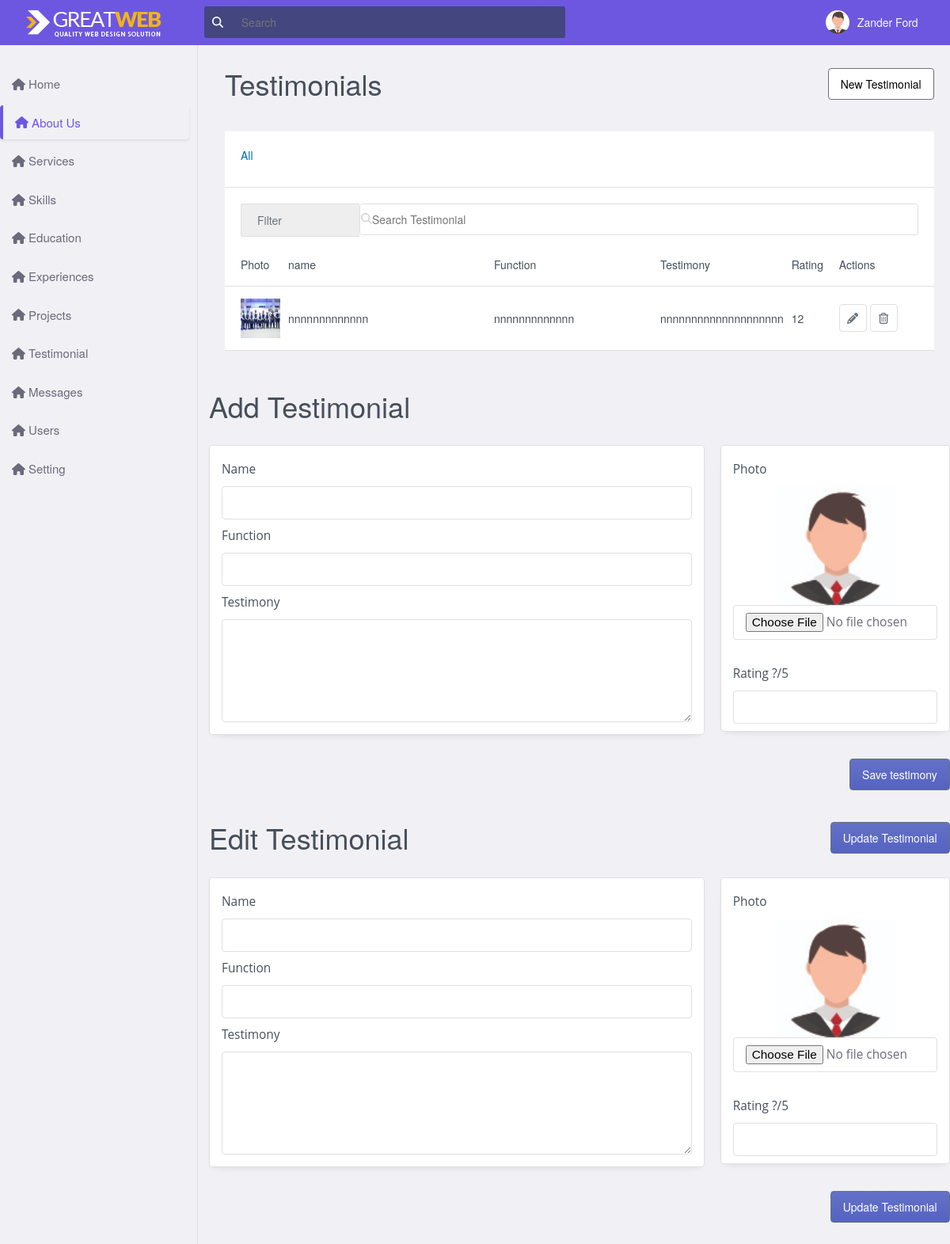
The app's page /admin/testimonial.php with its own data.
### tables this page shows
CREATE TABLE `testimonial` (
  `id` int(11) NOT NULL,
  `Name` varchar(100) DEFAULT NULL,
  `Function` varchar(100) DEFAULT NULL,
  `Testimony` text DEFAULT NULL,
  `Image` varchar(50) DEFAULT NULL,
  `Rating` varchar(10) DEFAULT NULL
);

### admin/testimonial.php (the view, shortened to what this page needs)
<!DOCTYPE html>
    <html lang="en">
    <?php
    include "include/header.php";
    ?>
    <body>
        <?php
        include "include/menu.php";
        ?>
        <main class="main">
            <div class="main__sideNav"></div>
            <div class="main__content">
            <section class="testimonials section" id="testimonials">
                <div class="testimonials_container">
                    <div class="titlebar">
                        <div class="titlebar_item">
                            <h1>Testimonials </h1>
                        </div>
                        <div class="titlebar_item">
                            <div class="btn btn__open--modal">
                                New Testimonial
                            </div>
                        </div>
                    </div>
                    <div class="table">
                        <div class="table_filter">
                            <div>
                                <ul class="table_filter-list">
                                    <li>
                                        <p class="table_filter-link table_filter-link--active">
                                            All
                                        </p>
                                    </li>
                                </ul>
                            </div>
                        </div>
                        <div class="table_search">
                            <div class="table_search-wrapper">
                                <select class="table_search-select" name="" id="">
                                    <option value="">Filter</option>
                                </select>
                            </div>
                            <div class="relative">
                                <i class="table_search-input--icon fas fa-search "></i>
                                <input class="table_search--input" type="text" placeholder="Search Testimonial">
                            </div>
                        </div>
                        <div class="testimonial_table-heading">
                            <p>Photo</p>
                            <p>name</p>
                            <p>Function</p>
                            <p>Testimony</p>
                            <p>Rating</p>
                            <p>Actions</p>
                        </div>
                        <?php
                        include "include/connection.php";
                        $sel=mysqli_query($con, "SELECT * FROM testimonial");
                        if(mysqli_num_rows($sel)>0){
                            while($rows=mysqli_fetch_array($sel)){
                                ?>
                        <div class="testimonial_table-items">
                            <p>
                                <img src="uploads/<?php echo $rows['Image'] ?>" alt="" class="testimonial_img-list">
                            </p>
                            <p><?php echo $rows['Name'] ?></p>
                            <p><?php echo $rows['Function'] ?></p>
                            <p><?php echo $rows['Testimony'] ?></p>
                            <p><?php echo $rows['Rating'] ?></p>
                            <div>
                                <button class="btn-icon success">
                                    <i class="fas fa-pencil-alt"></i>
                                </button>
                                <button class="btn-icon danger" >
                                    <i class="far fa-trash-alt"></i>
                                </button>
                            </div>
                        </div>
                        <?php
                            }
                        }else{
                            echo "Data not found";
                        }
                        ?>
                    </div>
                </div>
            </section>
             <section class="about section" id="testimonial">
                <div class="about_container">
                    <div class="titlebar">
                        <div class="titlebar_item">
                            <h1>Add Testimonial</h1>
                        </div>
                    </div>
                    <form action="testimonial.php" method="POST">
                    <div class="card_wrapper">
                        <div class="wrapper_left">
                            <div class="card">
                                <p>Name</p>
                                <input type="text" class="input" name="name">
                                <p>Function</p>
                                <input type="text" class="input" name="function">
                                <p>Testimony</p>
                                <textarea cols="10" rows="5" name="testimony"></textarea>
                            </div>
                        </div>
                        <div class="wrapper_right ">
                            <div class="card">
                                <p>Photo</p>
                                <div class="testimonial_img-container">
                                 <img src="/assets/img/avatar.jpg" alt="" class="testimonial_img">
                                </div>
                                <input type="file" id="fileimg" name="image">
                                <br>
                                <p>Rating ?/5</p>
                                <input type="text" class="input" name="rating">
                            </div>
                        </div>
                    </div>
                    <div class="titlebar">
                        <div class="titlebar_item">
                            <input type="submit" name="tbtn" value="Save testimony" class="btn btn-secondary">
                        </div>
                    </div>
                    </form>
                </div>
            </section>
             <section class="about section" id="testimonial">
                <div class="about_container">
                    <div class="titlebar">
                        <div class="titlebar_item">
                            <h1>Edit Testimonial</h1>
                        </div>
                        <div class="titlebar_item">
                            <div class="btn btn-secondary">
                                Update Testimonial
                            </div>
                        </div>
                    </div>
                    <div class="card_wrapper">
                        <div class="wrapper_left">
                            <div class="card">
                                <p>Name</p>
                                <input type="text" class="input" />
                                <p>Function</p>
                                <input type="text" class="input" />
                                <p>Testimony</p>
                                <textarea cols="10" rows="5"  ></textarea>
                            </div>
                        </div>
                        <div class="wrapper_right ">
                            <div class="card">
                                <p>Photo</p>
                                <div class="testimonial_img-container">
                                 <img src="/assets/img/avatar.jpg" alt="" class="testimonial_img">
                                </div>
                                <input type="file" id="fileimg" />
                                <br>
                                <p>Rating ?/5</p>
                                <input type="text" class="input" />
                            </div>
                        </div>
                    </div>
                    <div class="titlebar">
                        <div class="titlebar_item">
                            <div class="btn btn-secondary">
                                Update Testimonial
                            </div>
                        </div>
                    </div>
                </div>
            </section>
        </main>
    </body>
</html>

### admin/assets/css/styles.css (style rules this page uses)
:root { --hue-color: 246; --first-color:rgb(69, 79, 91); --body-color: hsl(var(--hue-color), 14.3%, 95%); --border-right: #e0e0e0; --text-color: hsl(var(--hue-color), 8%, 45%); --body-font: 'Poppins', sans-serif; }
html { -webkit-box-sizing: border-box; box-sizing: border-box; font-family: -apple-system, BlinkMacSystemFont, 'Segoe UI', Roboto, Oxygen, Ubuntu, Cantarell, 'Open Sans', 'Helvetica Neue', sans-serif; font-size: 14px; }
* { margin: 0; padding: 0; border: 0; appearance: none; text-decoration: none; list-style: none; box-sizing: border-box; box-sizing: inherit; }
h1, h2, h3, h4, h5, h6,p,a { color: #454f5b; }
body { height: calc(100vh - 100px); width: 100%; color: var(--text-color); background: var(--body-color); font-size: var(--body-font); box-sizing: inherit; }
main { display: grid; grid-template-columns: 250px 1fr; margin: 0; padding: 0; }
.main__sideNav { padding: 2rem; margin: 4rem 0; height: 100%; z-index: -99; }
.main__content { margin: 4rem 1rem; }
.titlebar { display:flex; justify-content:space-between; align-items: center; }
.titlebar_item,h1,button { margin-top: 10px; margin-bottom: 10px; }
.btn { border:1px solid #6a727a; padding: 9px 15px; border-radius: 4px; background: #FFF; color: black; cursor: pointer; }
.btn-secondary { background: linear-gradient(to bottom, #6371c7, #5563c1); color: white; }
.btn-icon { border: 1px solid #e0e0e0; background: none; width: 35px; height: 35px; border-radius: 4px; color: #6a727a; cursor: pointer; }
.titlebar { display:flex; justify-content:space-between; align-items: center; margin-top: 10px; }
.table { background: #FFF; margin-top: 20px; margin-bottom: 30px; }
.table_filter { border-bottom: 1px solid #e0e0e0; padding: 10px 20px; margin-bottom: 20px; }
.table_filter-list { display: flex; justify-content: flex-start; list-style: none; }
.table_filter-link { margin-right: 1rem; }
.table_filter-link--active { color: #006fbb; font-weight: 500; }
ul { list-style: none; }
.table_search { padding: 0 20px; display: grid; grid-template-columns: minmax(150px, auto) minmax(180px, 1fr); }
.table_search-wrapper { position: relative; }
.table_search-select { appearance: none; background: #eeeeee; color: #6a727a; width: 100%; border: none; border-top: 1px solid #e0e0e0; border-left: 1px solid #e0e0e0; border-bottom: 1px solid #e0e0e0; border-top-left-radius: 3px; border-bottom-left-radius: 3px; padding-top: 10px; padding-bottom: 10px; padding-left: 20px; padding-right: 20px; }
.relative { position: relative; }
.table_search-input--icon { top: 12px; left: 2px; color: #d4d4d4; position: absolute; }
.card_wrapper { display: grid; grid-template-columns: 1fr minmax(auto, 290px); grid-gap: 20px; }
.card { background: white; padding: 20px 20px 20px 20px; border: 1px solid #e0e0e0; box-shadow: 0 6px 13px -12px rgb(50 50 93 / 20%), 0 3px 7px -3px rgb(110 110 110 / 10%); border-radius: 4px; }
.card,p { margin-top: 10px; margin-bottom: 10px; }
.card,input { padding: 9px 15px; border: 1px solid #e0e0e0; border-radius: 4px; width: 100%; }
.card,textarea { padding: 9px 15px; border: 1px solid #e0e0e0; border-radius: 4px; width: 100%; font-size: 1.1rem; font-family: 'Open Sans', 'Helvetica News', sans-serif; }
.about_container { max-width: 968px; margin-top: 1rem; margin: 0 auto; }
.testimonials_container { margin-top: 1rem; margin: 0 auto; padding: 0 20px; }
.testimonial_table-heading { padding: 0 20px; gap: 10px; display: grid; grid-template-columns:50px 250px 200px 1fr 50px 100px; color: #808891; font-size: 14px; font-weight: 500; border-bottom: 1px solid #e0e0e0; padding-bottom: 0.5rem; margin-top: 15px; }
.testimonial_table-items { padding: 5px 20px !important; gap: 10px; display: grid; grid-template-columns:50px 250px 200px 1fr 50px 100px; align-items: center; border-bottom: 1px solid #e0e0e0; padding: 0.6rem 0; }
.testimonial_img-list { width: 100%; height: 50px; border:50px; }
.testimonial_img-container { display: flex; justify-content: center; }
.testimonial_img { width: 150px; height: 150px; border: 50px; }

### records on screen
testimonial: Image (picture), Name "nnnnnnnnnnnnn", Function "nnnnnnnnnnnnn", Testimony "nnnnnnnnnnnnnnnnnnnn", Rating "12"
